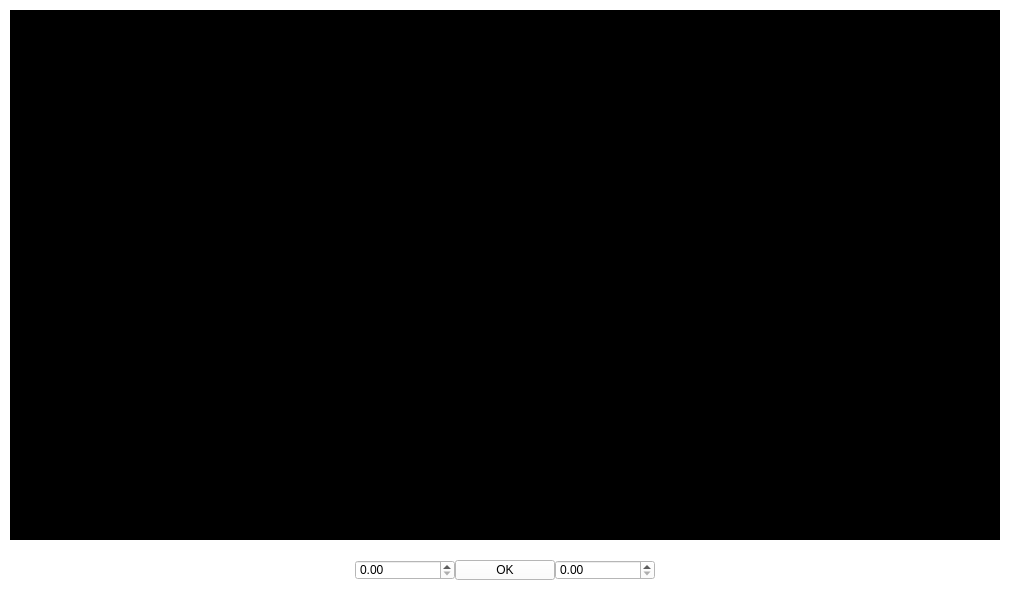
<?xml version="1.0" encoding="UTF-8"?>
<ui version="4.0">
 <class>MainWindow</class>
 <widget class="QMainWindow" name="MainWindow">
  <property name="geometry">
   <rect>
    <x>0</x>
    <y>0</y>
    <width>1010</width>
    <height>600</height>
   </rect>
  </property>
  <property name="palette">
   <palette>
    <active>
     <colorrole role="WindowText">
      <brush brushstyle="SolidPattern">
       <color alpha="255">
        <red>0</red>
        <green>0</green>
        <blue>0</blue>
       </color>
      </brush>
     </colorrole>
     <colorrole role="Button">
      <brush brushstyle="SolidPattern">
       <color alpha="255">
        <red>255</red>
        <green>255</green>
        <blue>255</blue>
       </color>
      </brush>
     </colorrole>
     <colorrole role="Light">
      <brush brushstyle="SolidPattern">
       <color alpha="255">
        <red>255</red>
        <green>255</green>
        <blue>255</blue>
       </color>
      </brush>
     </colorrole>
     <colorrole role="Midlight">
      <brush brushstyle="SolidPattern">
       <color alpha="255">
        <red>255</red>
        <green>255</green>
        <blue>255</blue>
       </color>
      </brush>
     </colorrole>
     <colorrole role="Dark">
      <brush brushstyle="SolidPattern">
       <color alpha="255">
        <red>127</red>
        <green>127</green>
        <blue>127</blue>
       </color>
      </brush>
     </colorrole>
     <colorrole role="Mid">
      <brush brushstyle="SolidPattern">
       <color alpha="255">
        <red>170</red>
        <green>170</green>
        <blue>170</blue>
       </color>
      </brush>
     </colorrole>
     <colorrole role="Text">
      <brush brushstyle="SolidPattern">
       <color alpha="255">
        <red>0</red>
        <green>0</green>
        <blue>0</blue>
       </color>
      </brush>
     </colorrole>
     <colorrole role="BrightText">
      <brush brushstyle="SolidPattern">
       <color alpha="255">
        <red>255</red>
        <green>255</green>
        <blue>255</blue>
       </color>
      </brush>
     </colorrole>
     <colorrole role="ButtonText">
      <brush brushstyle="SolidPattern">
       <color alpha="255">
        <red>0</red>
        <green>0</green>
        <blue>0</blue>
       </color>
      </brush>
     </colorrole>
     <colorrole role="Base">
      <brush brushstyle="SolidPattern">
       <color alpha="255">
        <red>255</red>
        <green>255</green>
        <blue>255</blue>
       </color>
      </brush>
     </colorrole>
     <colorrole role="Window">
      <brush brushstyle="SolidPattern">
       <color alpha="255">
        <red>255</red>
        <green>255</green>
        <blue>255</blue>
       </color>
      </brush>
     </colorrole>
     <colorrole role="Shadow">
      <brush brushstyle="SolidPattern">
       <color alpha="255">
        <red>0</red>
        <green>0</green>
        <blue>0</blue>
       </color>
      </brush>
     </colorrole>
     <colorrole role="AlternateBase">
      <brush brushstyle="SolidPattern">
       <color alpha="255">
        <red>255</red>
        <green>255</green>
        <blue>255</blue>
       </color>
      </brush>
     </colorrole>
     <colorrole role="ToolTipBase">
      <brush brushstyle="SolidPattern">
       <color alpha="255">
        <red>255</red>
        <green>255</green>
        <blue>220</blue>
       </color>
      </brush>
     </colorrole>
     <colorrole role="ToolTipText">
      <brush brushstyle="SolidPattern">
       <color alpha="255">
        <red>0</red>
        <green>0</green>
        <blue>0</blue>
       </color>
      </brush>
     </colorrole>
     <colorrole role="PlaceholderText">
      <brush brushstyle="SolidPattern">
       <color alpha="128">
        <red>0</red>
        <green>0</green>
        <blue>0</blue>
       </color>
      </brush>
     </colorrole>
    </active>
    <inactive>
     <colorrole role="WindowText">
      <brush brushstyle="SolidPattern">
       <color alpha="255">
        <red>0</red>
        <green>0</green>
        <blue>0</blue>
       </color>
      </brush>
     </colorrole>
     <colorrole role="Button">
      <brush brushstyle="SolidPattern">
       <color alpha="255">
        <red>255</red>
        <green>255</green>
        <blue>255</blue>
       </color>
      </brush>
     </colorrole>
     <colorrole role="Light">
      <brush brushstyle="SolidPattern">
       <color alpha="255">
        <red>255</red>
        <green>255</green>
        <blue>255</blue>
       </color>
      </brush>
     </colorrole>
     <colorrole role="Midlight">
      <brush brushstyle="SolidPattern">
       <color alpha="255">
        <red>255</red>
        <green>255</green>
        <blue>255</blue>
       </color>
      </brush>
     </colorrole>
     <colorrole role="Dark">
      <brush brushstyle="SolidPattern">
       <color alpha="255">
        <red>127</red>
        <green>127</green>
        <blue>127</blue>
       </color>
      </brush>
     </colorrole>
     <colorrole role="Mid">
      <brush brushstyle="SolidPattern">
       <color alpha="255">
        <red>170</red>
        <green>170</green>
        <blue>170</blue>
       </color>
      </brush>
     </colorrole>
     <colorrole role="Text">
      <brush brushstyle="SolidPattern">
       <color alpha="255">
        <red>0</red>
        <green>0</green>
        <blue>0</blue>
       </color>
      </brush>
     </colorrole>
     <colorrole role="BrightText">
      <brush brushstyle="SolidPattern">
       <color alpha="255">
        <red>255</red>
        <green>255</green>
        <blue>255</blue>
       </color>
      </brush>
     </colorrole>
     <colorrole role="ButtonText">
      <brush brushstyle="SolidPattern">
       <color alpha="255">
        <red>0</red>
        <green>0</green>
        <blue>0</blue>
       </color>
      </brush>
     </colorrole>
     <colorrole role="Base">
      <brush brushstyle="SolidPattern">
       <color alpha="255">
        <red>255</red>
        <green>255</green>
        <blue>255</blue>
       </color>
      </brush>
     </colorrole>
     <colorrole role="Window">
      <brush brushstyle="SolidPattern">
       <color alpha="255">
        <red>255</red>
        <green>255</green>
        <blue>255</blue>
       </color>
      </brush>
     </colorrole>
     <colorrole role="Shadow">
      <brush brushstyle="SolidPattern">
       <color alpha="255">
        <red>0</red>
        <green>0</green>
        <blue>0</blue>
       </color>
      </brush>
     </colorrole>
     <colorrole role="AlternateBase">
      <brush brushstyle="SolidPattern">
       <color alpha="255">
        <red>255</red>
        <green>255</green>
        <blue>255</blue>
       </color>
      </brush>
     </colorrole>
     <colorrole role="ToolTipBase">
      <brush brushstyle="SolidPattern">
       <color alpha="255">
        <red>255</red>
        <green>255</green>
        <blue>220</blue>
       </color>
      </brush>
     </colorrole>
     <colorrole role="ToolTipText">
      <brush brushstyle="SolidPattern">
       <color alpha="255">
        <red>0</red>
        <green>0</green>
        <blue>0</blue>
       </color>
      </brush>
     </colorrole>
     <colorrole role="PlaceholderText">
      <brush brushstyle="SolidPattern">
       <color alpha="128">
        <red>0</red>
        <green>0</green>
        <blue>0</blue>
       </color>
      </brush>
     </colorrole>
    </inactive>
    <disabled>
     <colorrole role="WindowText">
      <brush brushstyle="SolidPattern">
       <color alpha="255">
        <red>127</red>
        <green>127</green>
        <blue>127</blue>
       </color>
      </brush>
     </colorrole>
     <colorrole role="Button">
      <brush brushstyle="SolidPattern">
       <color alpha="255">
        <red>255</red>
        <green>255</green>
        <blue>255</blue>
       </color>
      </brush>
     </colorrole>
     <colorrole role="Light">
      <brush brushstyle="SolidPattern">
       <color alpha="255">
        <red>255</red>
        <green>255</green>
        <blue>255</blue>
       </color>
      </brush>
     </colorrole>
     <colorrole role="Midlight">
      <brush brushstyle="SolidPattern">
       <color alpha="255">
        <red>255</red>
        <green>255</green>
        <blue>255</blue>
       </color>
      </brush>
     </colorrole>
     <colorrole role="Dark">
      <brush brushstyle="SolidPattern">
       <color alpha="255">
        <red>127</red>
        <green>127</green>
        <blue>127</blue>
       </color>
      </brush>
     </colorrole>
     <colorrole role="Mid">
      <brush brushstyle="SolidPattern">
       <color alpha="255">
        <red>170</red>
        <green>170</green>
        <blue>170</blue>
       </color>
      </brush>
     </colorrole>
     <colorrole role="Text">
      <brush brushstyle="SolidPattern">
       <color alpha="255">
        <red>127</red>
        <green>127</green>
        <blue>127</blue>
       </color>
      </brush>
     </colorrole>
     <colorrole role="BrightText">
      <brush brushstyle="SolidPattern">
       <color alpha="255">
        <red>255</red>
        <green>255</green>
        <blue>255</blue>
       </color>
      </brush>
     </colorrole>
     <colorrole role="ButtonText">
      <brush brushstyle="SolidPattern">
       <color alpha="255">
        <red>127</red>
        <green>127</green>
        <blue>127</blue>
       </color>
      </brush>
     </colorrole>
     <colorrole role="Base">
      <brush brushstyle="SolidPattern">
       <color alpha="255">
        <red>255</red>
        <green>255</green>
        <blue>255</blue>
       </color>
      </brush>
     </colorrole>
     <colorrole role="Window">
      <brush brushstyle="SolidPattern">
       <color alpha="255">
        <red>255</red>
        <green>255</green>
        <blue>255</blue>
       </color>
      </brush>
     </colorrole>
     <colorrole role="Shadow">
      <brush brushstyle="SolidPattern">
       <color alpha="255">
        <red>0</red>
        <green>0</green>
        <blue>0</blue>
       </color>
      </brush>
     </colorrole>
     <colorrole role="AlternateBase">
      <brush brushstyle="SolidPattern">
       <color alpha="255">
        <red>255</red>
        <green>255</green>
        <blue>255</blue>
       </color>
      </brush>
     </colorrole>
     <colorrole role="ToolTipBase">
      <brush brushstyle="SolidPattern">
       <color alpha="255">
        <red>255</red>
        <green>255</green>
        <blue>220</blue>
       </color>
      </brush>
     </colorrole>
     <colorrole role="ToolTipText">
      <brush brushstyle="SolidPattern">
       <color alpha="255">
        <red>0</red>
        <green>0</green>
        <blue>0</blue>
       </color>
      </brush>
     </colorrole>
     <colorrole role="PlaceholderText">
      <brush brushstyle="SolidPattern">
       <color alpha="128">
        <red>0</red>
        <green>0</green>
        <blue>0</blue>
       </color>
      </brush>
     </colorrole>
    </disabled>
   </palette>
  </property>
  <property name="windowTitle">
   <string>MainWindow</string>
  </property>
  <property name="autoFillBackground">
   <bool>true</bool>
  </property>
  <widget class="QWidget" name="centralwidget">
   <widget class="QDoubleSpinBox" name="V0">
    <property name="geometry">
     <rect>
      <x>355</x>
      <y>560</y>
      <width>100</width>
      <height>20</height>
     </rect>
    </property>
    <property name="minimum">
     <double>0.000000000000000</double>
    </property>
    <property name="maximum">
     <double>100.000000000000000</double>
    </property>
    <property name="value">
     <double>0.000000000000000</double>
    </property>
   </widget>
   <widget class="QDoubleSpinBox" name="A0">
    <property name="geometry">
     <rect>
      <x>555</x>
      <y>560</y>
      <width>100</width>
      <height>20</height>
     </rect>
    </property>
    <property name="minimum">
     <double>0.000000000000000</double>
    </property>
    <property name="maximum">
     <double>89.000000000000000</double>
    </property>
    <property name="value">
     <double>0.000000000000000</double>
    </property>
   </widget>
   <widget class="QFrame" name="frame">
    <property name="geometry">
     <rect>
      <x>10</x>
      <y>10</y>
      <width>990</width>
      <height>530</height>
     </rect>
    </property>
    <property name="palette">
     <palette>
      <active>
       <colorrole role="WindowText">
        <brush brushstyle="SolidPattern">
         <color alpha="255">
          <red>255</red>
          <green>255</green>
          <blue>255</blue>
         </color>
        </brush>
       </colorrole>
       <colorrole role="Button">
        <brush brushstyle="SolidPattern">
         <color alpha="255">
          <red>0</red>
          <green>0</green>
          <blue>0</blue>
         </color>
        </brush>
       </colorrole>
       <colorrole role="Light">
        <brush brushstyle="SolidPattern">
         <color alpha="255">
          <red>0</red>
          <green>0</green>
          <blue>0</blue>
         </color>
        </brush>
       </colorrole>
       <colorrole role="Midlight">
        <brush brushstyle="SolidPattern">
         <color alpha="255">
          <red>0</red>
          <green>0</green>
          <blue>0</blue>
         </color>
        </brush>
       </colorrole>
       <colorrole role="Dark">
        <brush brushstyle="SolidPattern">
         <color alpha="255">
          <red>0</red>
          <green>0</green>
          <blue>0</blue>
         </color>
        </brush>
       </colorrole>
       <colorrole role="Mid">
        <brush brushstyle="SolidPattern">
         <color alpha="255">
          <red>0</red>
          <green>0</green>
          <blue>0</blue>
         </color>
        </brush>
       </colorrole>
       <colorrole role="Text">
        <brush brushstyle="SolidPattern">
         <color alpha="255">
          <red>255</red>
          <green>255</green>
          <blue>255</blue>
         </color>
        </brush>
       </colorrole>
       <colorrole role="BrightText">
        <brush brushstyle="SolidPattern">
         <color alpha="255">
          <red>255</red>
          <green>255</green>
          <blue>255</blue>
         </color>
        </brush>
       </colorrole>
       <colorrole role="ButtonText">
        <brush brushstyle="SolidPattern">
         <color alpha="255">
          <red>255</red>
          <green>255</green>
          <blue>255</blue>
         </color>
        </brush>
       </colorrole>
       <colorrole role="Base">
        <brush brushstyle="SolidPattern">
         <color alpha="255">
          <red>0</red>
          <green>0</green>
          <blue>0</blue>
         </color>
        </brush>
       </colorrole>
       <colorrole role="Window">
        <brush brushstyle="SolidPattern">
         <color alpha="255">
          <red>0</red>
          <green>0</green>
          <blue>0</blue>
         </color>
        </brush>
       </colorrole>
       <colorrole role="Shadow">
        <brush brushstyle="SolidPattern">
         <color alpha="255">
          <red>0</red>
          <green>0</green>
          <blue>0</blue>
         </color>
        </brush>
       </colorrole>
       <colorrole role="AlternateBase">
        <brush brushstyle="SolidPattern">
         <color alpha="255">
          <red>0</red>
          <green>0</green>
          <blue>0</blue>
         </color>
        </brush>
       </colorrole>
       <colorrole role="ToolTipBase">
        <brush brushstyle="SolidPattern">
         <color alpha="255">
          <red>255</red>
          <green>255</green>
          <blue>220</blue>
         </color>
        </brush>
       </colorrole>
       <colorrole role="ToolTipText">
        <brush brushstyle="SolidPattern">
         <color alpha="255">
          <red>0</red>
          <green>0</green>
          <blue>0</blue>
         </color>
        </brush>
       </colorrole>
       <colorrole role="PlaceholderText">
        <brush brushstyle="SolidPattern">
         <color alpha="128">
          <red>255</red>
          <green>255</green>
          <blue>255</blue>
         </color>
        </brush>
       </colorrole>
      </active>
      <inactive>
       <colorrole role="WindowText">
        <brush brushstyle="SolidPattern">
         <color alpha="255">
          <red>255</red>
          <green>255</green>
          <blue>255</blue>
         </color>
        </brush>
       </colorrole>
       <colorrole role="Button">
        <brush brushstyle="SolidPattern">
         <color alpha="255">
          <red>0</red>
          <green>0</green>
          <blue>0</blue>
         </color>
        </brush>
       </colorrole>
       <colorrole role="Light">
        <brush brushstyle="SolidPattern">
         <color alpha="255">
          <red>0</red>
          <green>0</green>
          <blue>0</blue>
         </color>
        </brush>
       </colorrole>
       <colorrole role="Midlight">
        <brush brushstyle="SolidPattern">
         <color alpha="255">
          <red>0</red>
          <green>0</green>
          <blue>0</blue>
         </color>
        </brush>
       </colorrole>
       <colorrole role="Dark">
        <brush brushstyle="SolidPattern">
         <color alpha="255">
          <red>0</red>
          <green>0</green>
          <blue>0</blue>
         </color>
        </brush>
       </colorrole>
       <colorrole role="Mid">
        <brush brushstyle="SolidPattern">
         <color alpha="255">
          <red>0</red>
          <green>0</green>
          <blue>0</blue>
         </color>
        </brush>
       </colorrole>
       <colorrole role="Text">
        <brush brushstyle="SolidPattern">
         <color alpha="255">
          <red>255</red>
          <green>255</green>
          <blue>255</blue>
         </color>
        </brush>
       </colorrole>
       <colorrole role="BrightText">
        <brush brushstyle="SolidPattern">
         <color alpha="255">
          <red>255</red>
          <green>255</green>
          <blue>255</blue>
         </color>
        </brush>
       </colorrole>
       <colorrole role="ButtonText">
        <brush brushstyle="SolidPattern">
         <color alpha="255">
          <red>255</red>
          <green>255</green>
          <blue>255</blue>
         </color>
        </brush>
       </colorrole>
       <colorrole role="Base">
        <brush brushstyle="SolidPattern">
         <color alpha="255">
          <red>0</red>
          <green>0</green>
          <blue>0</blue>
         </color>
        </brush>
       </colorrole>
       <colorrole role="Window">
        <brush brushstyle="SolidPattern">
         <color alpha="255">
          <red>0</red>
          <green>0</green>
          <blue>0</blue>
         </color>
        </brush>
       </colorrole>
       <colorrole role="Shadow">
        <brush brushstyle="SolidPattern">
         <color alpha="255">
          <red>0</red>
          <green>0</green>
          <blue>0</blue>
         </color>
        </brush>
       </colorrole>
       <colorrole role="AlternateBase">
        <brush brushstyle="SolidPattern">
         <color alpha="255">
          <red>0</red>
          <green>0</green>
          <blue>0</blue>
         </color>
        </brush>
       </colorrole>
       <colorrole role="ToolTipBase">
        <brush brushstyle="SolidPattern">
         <color alpha="255">
          <red>255</red>
          <green>255</green>
          <blue>220</blue>
         </color>
        </brush>
       </colorrole>
       <colorrole role="ToolTipText">
        <brush brushstyle="SolidPattern">
         <color alpha="255">
          <red>0</red>
          <green>0</green>
          <blue>0</blue>
         </color>
        </brush>
       </colorrole>
       <colorrole role="PlaceholderText">
        <brush brushstyle="SolidPattern">
         <color alpha="128">
          <red>255</red>
          <green>255</green>
          <blue>255</blue>
         </color>
        </brush>
       </colorrole>
      </inactive>
      <disabled>
       <colorrole role="WindowText">
        <brush brushstyle="SolidPattern">
         <color alpha="255">
          <red>0</red>
          <green>0</green>
          <blue>0</blue>
         </color>
        </brush>
       </colorrole>
       <colorrole role="Button">
        <brush brushstyle="SolidPattern">
         <color alpha="255">
          <red>0</red>
          <green>0</green>
          <blue>0</blue>
         </color>
        </brush>
       </colorrole>
       <colorrole role="Light">
        <brush brushstyle="SolidPattern">
         <color alpha="255">
          <red>0</red>
          <green>0</green>
          <blue>0</blue>
         </color>
        </brush>
       </colorrole>
       <colorrole role="Midlight">
        <brush brushstyle="SolidPattern">
         <color alpha="255">
          <red>0</red>
          <green>0</green>
          <blue>0</blue>
         </color>
        </brush>
       </colorrole>
       <colorrole role="Dark">
        <brush brushstyle="SolidPattern">
         <color alpha="255">
          <red>0</red>
          <green>0</green>
          <blue>0</blue>
         </color>
        </brush>
       </colorrole>
       <colorrole role="Mid">
        <brush brushstyle="SolidPattern">
         <color alpha="255">
          <red>0</red>
          <green>0</green>
          <blue>0</blue>
         </color>
        </brush>
       </colorrole>
       <colorrole role="Text">
        <brush brushstyle="SolidPattern">
         <color alpha="255">
          <red>0</red>
          <green>0</green>
          <blue>0</blue>
         </color>
        </brush>
       </colorrole>
       <colorrole role="BrightText">
        <brush brushstyle="SolidPattern">
         <color alpha="255">
          <red>255</red>
          <green>255</green>
          <blue>255</blue>
         </color>
        </brush>
       </colorrole>
       <colorrole role="ButtonText">
        <brush brushstyle="SolidPattern">
         <color alpha="255">
          <red>0</red>
          <green>0</green>
          <blue>0</blue>
         </color>
        </brush>
       </colorrole>
       <colorrole role="Base">
        <brush brushstyle="SolidPattern">
         <color alpha="255">
          <red>0</red>
          <green>0</green>
          <blue>0</blue>
         </color>
        </brush>
       </colorrole>
       <colorrole role="Window">
        <brush brushstyle="SolidPattern">
         <color alpha="255">
          <red>0</red>
          <green>0</green>
          <blue>0</blue>
         </color>
        </brush>
       </colorrole>
       <colorrole role="Shadow">
        <brush brushstyle="SolidPattern">
         <color alpha="255">
          <red>0</red>
          <green>0</green>
          <blue>0</blue>
         </color>
        </brush>
       </colorrole>
       <colorrole role="AlternateBase">
        <brush brushstyle="SolidPattern">
         <color alpha="255">
          <red>0</red>
          <green>0</green>
          <blue>0</blue>
         </color>
        </brush>
       </colorrole>
       <colorrole role="ToolTipBase">
        <brush brushstyle="SolidPattern">
         <color alpha="255">
          <red>255</red>
          <green>255</green>
          <blue>220</blue>
         </color>
        </brush>
       </colorrole>
       <colorrole role="ToolTipText">
        <brush brushstyle="SolidPattern">
         <color alpha="255">
          <red>0</red>
          <green>0</green>
          <blue>0</blue>
         </color>
        </brush>
       </colorrole>
       <colorrole role="PlaceholderText">
        <brush brushstyle="SolidPattern">
         <color alpha="128">
          <red>255</red>
          <green>255</green>
          <blue>255</blue>
         </color>
        </brush>
       </colorrole>
      </disabled>
     </palette>
    </property>
    <property name="autoFillBackground">
     <bool>true</bool>
    </property>
    <property name="frameShape">
     <enum>QFrame::StyledPanel</enum>
    </property>
    <property name="frameShadow">
     <enum>QFrame::Raised</enum>
    </property>
   </widget>
   <widget class="QPushButton" name="OK">
    <property name="geometry">
     <rect>
      <x>455</x>
      <y>560</y>
      <width>100</width>
      <height>20</height>
     </rect>
    </property>
    <property name="text">
     <string>OK</string>
    </property>
   </widget>
  </widget>
 </widget>
 <resources/>
 <connections/>
</ui>
